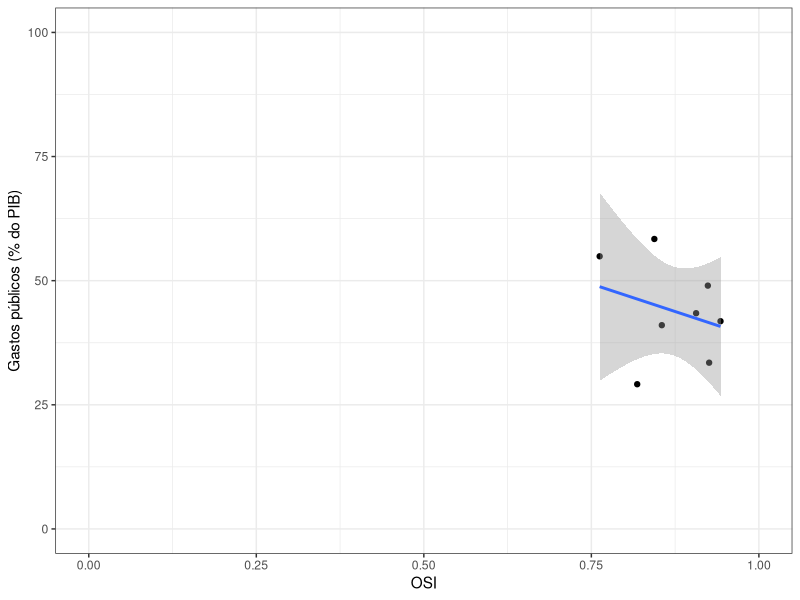

Here is the R script that generated this plot:
library(tidyverse)
library(readxl)

egdi <- read.csv('EGOV_DATA_2024.csv') %>% 
    select(Country.Name, Online.Service.Index) %>%
    arrange(Country.Name)

gastos_publicos <- read_excel('imf_government_expenditure.xls') %>% 
    arrange(Country)

setdiff(gastos_publicos$Country, egdi$Country.Name)

gastos_publicos <- gastos_publicos %>% 
    mutate(Country = case_when(
        Country == 'Vietnam' ~ 'Viet Nam',
        Country == 'Georgia' ~ 'Georgia (Country)',
        Country == 'China, People\'s Republic of' ~ 'China',
        Country == 'China, People\'s Republic of' ~ 'China',
        Country == 'Republic of Congo' ~ 'Congo',
        Country == 'Türkiye, Republic of' ~ 'Türkiye',
        Country == "Micronesia, Fed. States of" ~ "Micronesia (Federated States of)",
        Country == "United States" ~ "United States of America",
        Country == "United Kingdom" ~ "United Kingdom of Great Britain and Northern Ireland",
        Country == "Tanzania" ~ "United Republic of Tanzania",
        Country == "Slovak Republic" ~ "Slovakia",
        Country == "Moldova" ~ "Republic of Moldova",
        Country == "Kyrgyz Republic" ~ "Kyrgyzstan",
        Country == "Korea, Republic of" ~ "Republic of Korea",
        Country == "Iran" ~ "Iran (Islamic Republic of)",
        TRUE ~ Country
    ))

setdiff(gastos_publicos$Country, egdi$Country.Name)

gastos_publicos <- gastos_publicos %>%
    filter(Country %in% egdi$Country.Name)

egdi <- egdi %>%
    filter(Country.Name %in% gastos_publicos$Country)

df <- data.frame(
    egdi = egdi$Online.Service.Index,
    gastos_publicos = gastos_publicos$Percentage
)

ggplot(df, aes(egdi, gastos_publicos)) +
    geom_point() +
    geom_smooth(method = 'lm') +
    coord_cartesian(ylim = c(0, 100), xlim = c(0, 1)) +
    labs(
        x = 'OSI',
        y = 'Gastos públicos (% do PIB)'
    ) +
    theme_bw()
